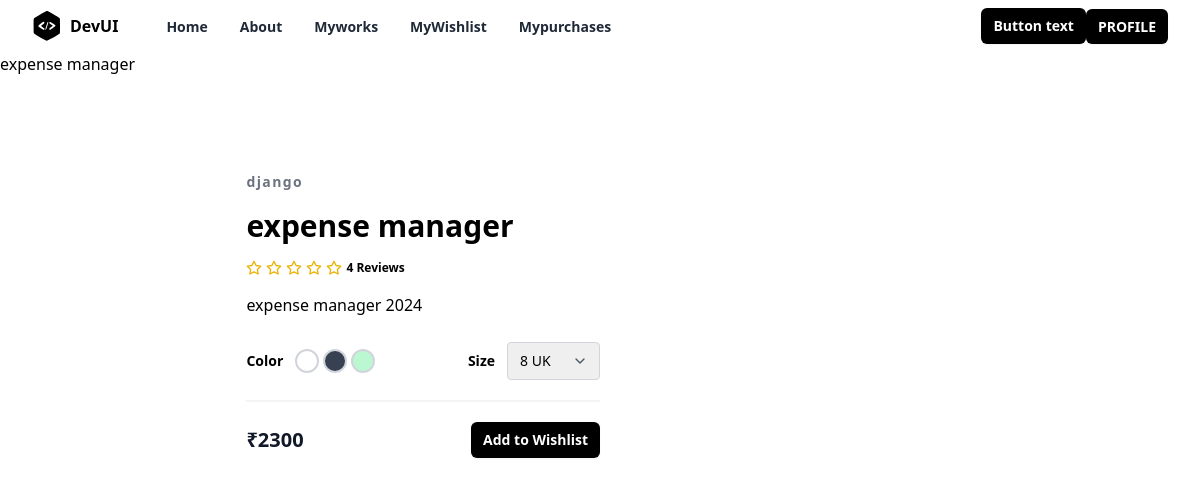
Page /project/2/details on the committed database.
### store/models.py (models this page shows)
class Project(models.Model):
    title=models.CharField(max_length=200)
    description=models.TextField()
    tag_objects=models.ManyToManyField(Tag)
    owner=models.ForeignKey(User,on_delete=models.CASCADE,related_name="projects")
    thumbnail=EmbedVideoField()
    price=models.PositiveIntegerField()
    files=models.FileField(upload_to="projects",null=True)
    created_date=models.DateTimeField(auto_now_add=True)
    updated_date=models.DateTimeField(auto_now=True)
    is_active=models.BooleanField(default=True)
    def __str__(self):
        return self.title

### store/views.py (the view)
# urls.py: path("project/<int:pk>/details",views.ProjectDetailView.as_view(),name="project-detail"),
class ProjectDetailView(DetailView):
    model = Project
    template_name = "store/project_detail.html"
    context_object_name = 'project'

### store/templates/store/project_detail.html (shortened to what this page needs)
{%extends 'store/base.html'%}
{%block main_block%}
{%load embed_video_tags%}
{{project}}
<section class="overflow-hidden">
    <div class="mx-auto max-w-5xl px-5 py-24">
      <div class="mx-auto flex flex-wrap items-center lg:w-4/5">
        <div class="mt-6 w-full lg:mt-0 lg:w-1/2 lg:pl-10 text-transform: capitalize;">
          <h2 class="text-sm font-semibold tracking-widest text-gray-500">
            {{project.owner}}
          </h2>
          <h1 class="my-4 text-3xl font-semibold text-black text-transform: capitalize;">{{project.title}}</h1>
          <div class="my-4 flex items-center">
            <span class="flex items-center space-x-1">
              <span class="ml-3 inline-block text-xs font-semibold">
                4 Reviews
              </span>
            </span>
          </div>
          <p class="leading-relaxed">
            {{project.description}}
          </p>
          <div class="mb-5 mt-6 flex items-center border-b-2 border-gray-100 pb-5">
            <div class="flex items-center">
              <span class="mr-3 text-sm font-semibold">Color</span>
              <button class="h-6 w-6 rounded-full border-2 border-gray-300 focus:outline-none"></button>
              <button class="ml-1 h-6 w-6 rounded-full border-2 border-gray-300 bg-gray-700 focus:outline-none"></button>
              <button class="ml-1 h-6 w-6 rounded-full border-2 border-gray-300 bg-green-200 focus:outline-none"></button>
            </div>
            <div class="ml-auto flex items-center">
              <span class="mr-3 text-sm font-semibold">Size</span>
              <div class="relative">
                <select class="appearance-none rounded border border-gray-300 py-2 pl-3 pr-10 text-sm focus:border-black focus:outline-none focus:ring-2 focus:ring-black">
                  <option>8 UK</option>
                </select>
                <span class="pointer-events-none absolute right-0 top-0 flex h-full w-10 items-center justify-center text-center text-gray-600">
                </span>
              </div>
            </div>
          </div>
          <div class="flex items-center justify-between">
            <span class="title-font text-xl font-bold text-gray-900">
              ₹{{project.price}}
            </span>
            <a href="{%url 'addtoWishlist' project.id%}"
              type="button"
              class="rounded-md bg-black px-3 py-2 text-sm font-semibold text-white shadow-sm hover:bg-black/80 focus-visible:outline focus-visible:outline-2 focus-visible:outline-offset-2 focus-visible:outline-black"
            >
              Add to Wishlist
            </a>
          </div>
        </div>
      </div>
    </div>
  </section>
{%endblock%}

### rows in the picture
Project: title "expense manager", owner "django", description "expense manager 2024", price "2300"
